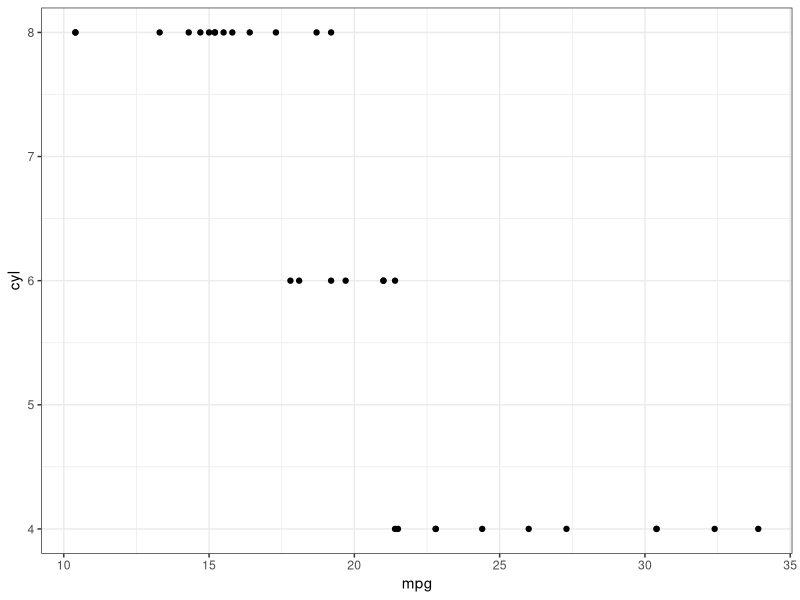

R code for this plot:
## ---- chunk 1
print('hello')
## ---- chunk 2
data(mtcars)
library(tidyverse)
## ---- chunk 3
mtcars %>% knitr::kable()
## ---- chunk 4
ggplot(mtcars, aes(x = mpg, y = cyl)) +
    geom_point() + 
    theme_bw()
## ---- chunk 5
sessionInfo()
